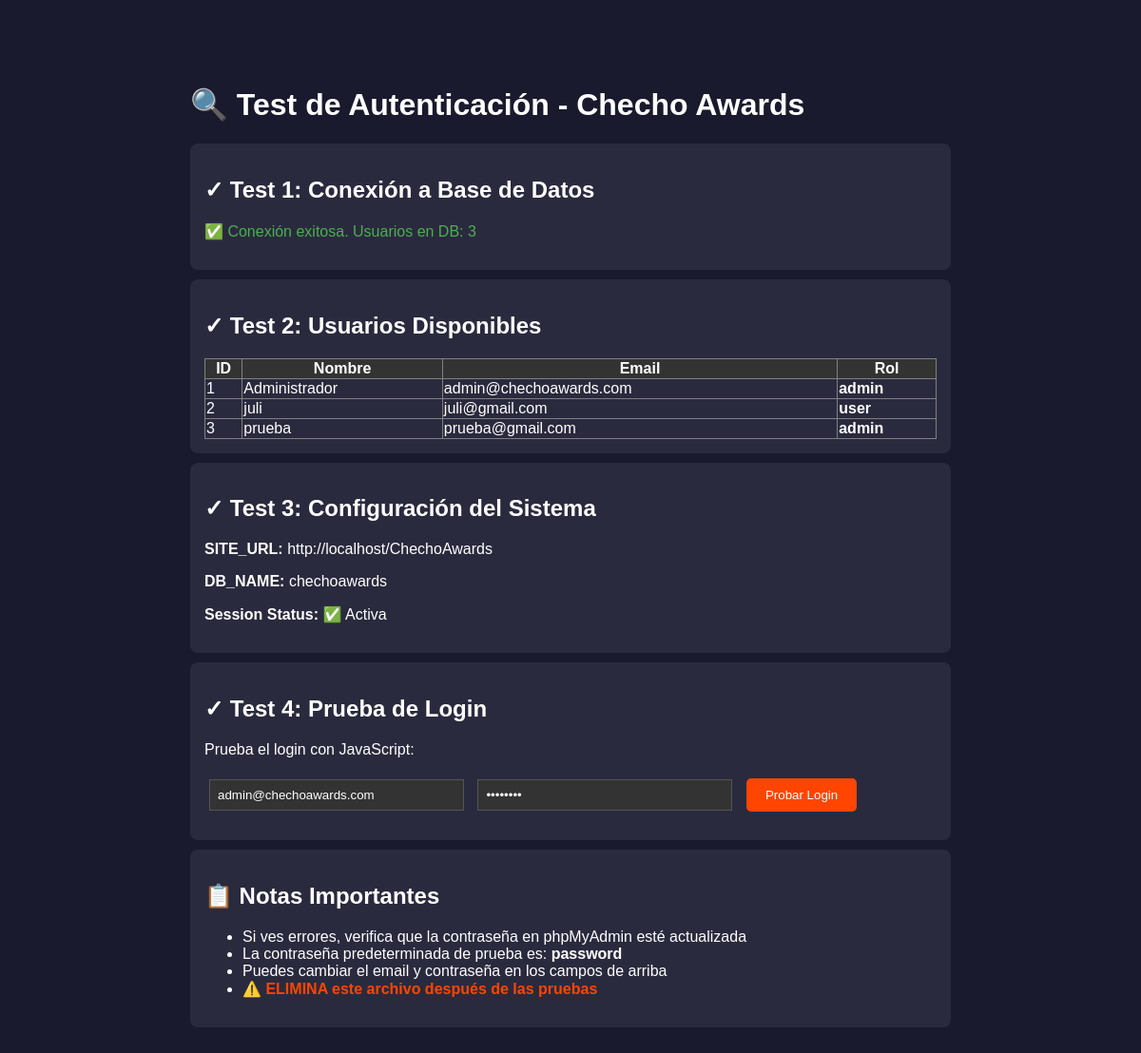
Screenshot of /test_auth.php with the database file from the repository.
### tables this page shows
CREATE TABLE `usuarios` (
  `id` int(11) NOT NULL,
  `nombre` varchar(100) NOT NULL,
  `email` varchar(100) NOT NULL,
  `password` varchar(255) NOT NULL,
  `rol` enum('user','admin') DEFAULT 'user',
  `fecha_registro` timestamp NOT NULL DEFAULT current_timestamp()
);

### test_auth.php (the view)
<?php
require_once 'config.php';
echo "<!DOCTYPE html>
<html lang='es'>
<head>
    <meta charset='UTF-8'>
    <title>Test de Autenticación</title>
    <style>
        body {
            font-family: Arial;
            max-width: 800px;
            margin: 50px auto;
            padding: 20px;
            background: #1a1a2e;
            color: #fff;
        }
        .success { color: #4CAF50; }
        .error { color: #f44336; }
        .info { background: #2a2a3e; padding: 15px; border-radius: 8px; margin: 10px 0; }
        pre { background: #000; padding: 10px; border-radius: 5px; overflow-x: auto; }
        button {
            background: #ff4500;
            color: white;
            border: none;
            padding: 10px 20px;
            border-radius: 5px;
            cursor: pointer;
            margin: 5px;
        }
        button:hover { background: #cc3700; }
    </style>
</head>
<body>
    <h1>🔍 Test de Autenticación - Checho Awards</h1>";
echo "<div class='info'>";
echo "<h2>✓ Test 1: Conexión a Base de Datos</h2>";
try {
    $stmt = $pdo->query("SELECT COUNT(*) as total FROM usuarios");
    $total = $stmt->fetch()['total'];
    echo "<p class='success'>✅ Conexión exitosa. Usuarios en DB: $total</p>";
} catch (Exception $e) {
    echo "<p class='error'>❌ Error de conexión: " . $e->getMessage() . "</p>";
}
echo "</div>";
echo "<div class='info'>";
echo "<h2>✓ Test 2: Usuarios Disponibles</h2>";
try {
    $stmt = $pdo->query("SELECT id, nombre, email, rol FROM usuarios");
    $usuarios = $stmt->fetchAll();
    echo "<table border='1' style='width: 100%; border-collapse: collapse;'>";
    echo "<tr style='background: #333;'><th>ID</th><th>Nombre</th><th>Email</th><th>Rol</th></tr>";
    foreach ($usuarios as $user) {
        echo "<tr>";
        echo "<td>{$user['id']}</td>";
        echo "<td>{$user['nombre']}</td>";
        echo "<td>{$user['email']}</td>";
        echo "<td><strong>{$user['rol']}</strong></td>";
        echo "</tr>";
    }
    echo "</table>";
} catch (Exception $e) {
    echo "<p class='error'>❌ Error: " . $e->getMessage() . "</p>";
}
echo "</div>";
echo "<div class='info'>";
echo "<h2>✓ Test 3: Configuración del Sistema</h2>";
echo "<p><strong>SITE_URL:</strong> " . SITE_URL . "</p>";
echo "<p><strong>DB_NAME:</strong> " . DB_NAME . "</p>";
echo "<p><strong>Session Status:</strong> " . (session_status() === PHP_SESSION_ACTIVE ? '✅ Activa' : '❌ Inactiva') . "</p>";
echo "</div>";
echo "<div class='info'>";
echo "<h2>✓ Test 4: Prueba de Login</h2>";
echo "<p>Prueba el login con JavaScript:</p>";
echo "
<div id='loginTest'>
    <input type='email' id='testEmail' placeholder='Email' value='admin@chechoawards.com' style='padding: 8px; margin: 5px; width: 250px; background: #333; color: #fff; border: 1px solid #555;'>
    <input type='password' id='testPassword' placeholder='Contraseña' value='password' style='padding: 8px; margin: 5px; width: 250px; background: #333; color: #fff; border: 1px solid #555;'>
    <button onclick='testLogin()'>Probar Login</button>
    <div id='loginResult' style='margin-top: 10px;'></div>
</div>
<script>
async function testLogin() {
    const email = document.getElementById('testEmail').value;
    const password = document.getElementById('testPassword').value;
    const resultDiv = document.getElementById('loginResult');
    resultDiv.innerHTML = '⏳ Probando...';
    try {
        const formData = new FormData();
        formData.append('accion', 'login');
        formData.append('email', email);
        formData.append('password', password);
        const response = await fetch('auth.php', {
            method: 'POST',
            body: formData
        });
        const text = await response.text();
        console.log('Response:', text);
        let data;
        try {
            data = JSON.parse(text);
        } catch (e) {
            resultDiv.innerHTML = '<pre style=\"color: red;\">❌ Error al parsear JSON:\\n' + text + '</pre>';
            return;
        }
        if (data.success) {
            resultDiv.innerHTML = '<p style=\"color: #4CAF50;\">✅ Login exitoso!</p><pre>' + JSON.stringify(data, null, 2) + '</pre>';
        } else {
            resultDiv.innerHTML = '<p style=\"color: #f44336;\">❌ ' + data.mensaje + '</p><pre>' + JSON.stringify(data, null, 2) + '</pre>';
        }
    } catch (error) {
        resultDiv.innerHTML = '<p style=\"color: #f44336;\">❌ Error: ' + error.message + '</p>';
        console.error('Error completo:', error);
    }
}
</script>
";
echo "</div>";
echo "<div class='info'>";
echo "<h2>📋 Notas Importantes</h2>";
echo "<ul>";
echo "<li>Si ves errores, verifica que la contraseña en phpMyAdmin esté actualizada</li>";
echo "<li>La contraseña predeterminada de prueba es: <strong>password</strong></li>";
echo "<li>Puedes cambiar el email y contraseña en los campos de arriba</li>";
echo "<li><strong style='color: #ff4500;'>⚠️ ELIMINA este archivo después de las pruebas</strong></li>";
echo "</ul>";
echo "</div>";
echo "</body></html>";
?>

### test_auth.php (style rules this page uses)
body { font-family: Arial; max-width: 800px; margin: 50px auto; padding: 20px; background: #1a1a2e; color: #fff; }
.success { color: #4CAF50; }
.info { background: #2a2a3e; padding: 15px; border-radius: 8px; margin: 10px 0; }
button { background: #ff4500; color: white; border: none; padding: 10px 20px; border-radius: 5px; cursor: pointer; margin: 5px; }

### rows the page displays
usuarios: id "1", nombre "Administrador", email "admin@chechoawards.com", rol "admin"
usuarios: id "2", nombre "juli", email "juli@gmail.com", rol "user"
usuarios: id "3", nombre "prueba", email "prueba@gmail.com", rol "admin"

### other values shown
$total "3"
SITE_URL "http://localhost/ChechoAwards"
DB_NAME "chechoawards"
